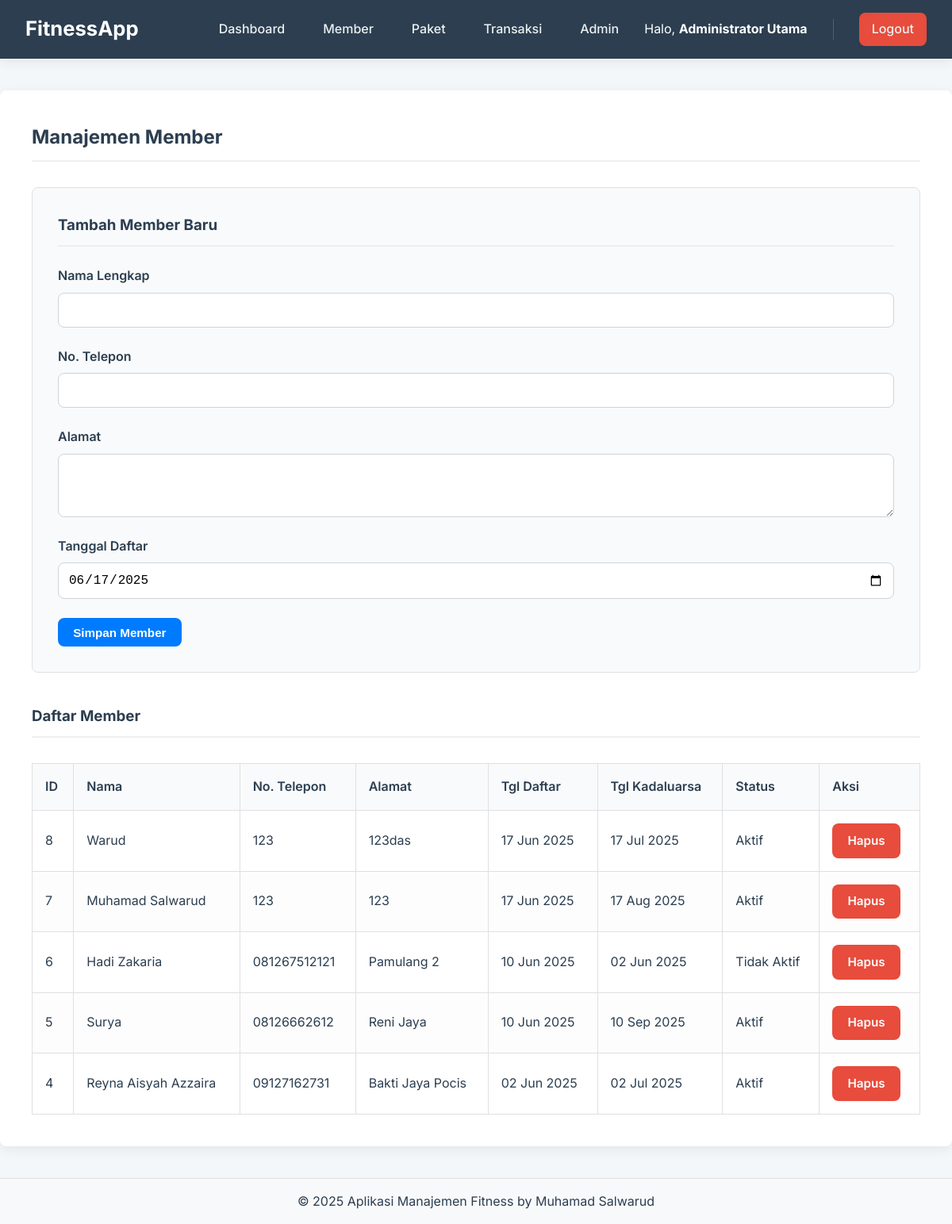
The page /members.php (signed in) on the database its author committed.
### tables this page shows
CREATE TABLE `member` (
  `id_member` int(11) NOT NULL,
  `nama` varchar(100) NOT NULL,
  `no_telepon` varchar(20) DEFAULT NULL,
  `alamat` text DEFAULT NULL,
  `tanggal_daftar` date NOT NULL,
  `tanggal_kadaluarsa` date NOT NULL,
  `status` enum('Aktif','Tidak Aktif') DEFAULT 'Aktif'
);

### members.php (the view, shortened to what this page needs)
<?php
include 'config.php';
include 'header.php';
?>
<h2>Manajemen Member</h2>
<form action="members.php" method="POST">
    <h3>Tambah Member Baru</h3>
    <div class="form-group">
        <label for="nama">Nama Lengkap</label>
        <input type="text" id="nama" name="nama" class="form-control" required>
    </div>
    <div class="form-group">
        <label for="no_telepon">No. Telepon</label>
        <input type="text" id="no_telepon" name="no_telepon" class="form-control" required>
    </div>
    <div class="form-group">
        <label for="alamat">Alamat</label>
        <textarea id="alamat" name="alamat" class="form-control" rows="3"></textarea>
    </div>
    <div class="form-group">
        <label for="tanggal_daftar">Tanggal Daftar</label>
        <input type="date" id="tanggal_daftar" name="tanggal_daftar" class="form-control" value="<?php echo date('Y-m-d'); ?>" required>
    </div>
    <button type="submit" name="add_member" class="btn btn-primary">Simpan Member</button>
</form>
<h3 style="margin-top: 40px;">Daftar Member</h3>
<table>
    <thead>
        <tr>
            <th>ID</th>
            <th>Nama</th>
            <th>No. Telepon</th>
            <th>Alamat</th>
            <th>Tgl Daftar</th>
            <th>Tgl Kadaluarsa</th>
            <th>Status</th>
            <th>Aksi</th>
        </tr>
    </thead>
    <tbody>
        <?php
        $sql = "SELECT id_member, nama, no_telepon, alamat, tanggal_daftar, tanggal_kadaluarsa, status FROM member ORDER BY id_member DESC";
        $result = $conn->query($sql);
        if ($result && $result->num_rows > 0) {
            while($row = $result->fetch_assoc()) {
                echo "<tr>";
                echo "<td>" . $row["id_member"] . "</td>";
                echo "<td>" . htmlspecialchars($row["nama"]) . "</td>";
                echo "<td>" . htmlspecialchars($row["no_telepon"]) . "</td>";
                echo "<td>" . htmlspecialchars($row["alamat"]) . "</td>";
                echo "<td>" . date("d M Y", strtotime($row["tanggal_daftar"])) . "</td>";
                echo "<td>" . date("d M Y", strtotime($row["tanggal_kadaluarsa"])) . "</td>";
                echo "<td>" . $row["status"] . "</td>";
                echo "<td>";
                echo "<a href='members.php?delete=" . $row["id_member"] . "' class='btn btn-danger' onclick='return confirm(\"Apakah Anda yakin ingin menghapus member ini? Ini juga akan menghapus semua riwayat transaksinya.\")'>Hapus</a>";
                echo "</td>";
                echo "</tr>";
            }
        } else {
            echo "<tr><td colspan='8' style='text-align:center;'>Belum ada data member.</td></tr>";
        }
        ?>
    </tbody>
</table>
<?php
include 'footer.php';
?>

### header.php (style rules this page uses)
:root { --primary-color: #007bff; --secondary-color: #6c757d; --dark-color: #2c3e50; --light-color: #ecf0f1; --background-color: #f4f7f9; --white-color: #ffffff; --danger-color: #e74c3c; --success-color: #2ecc71; --border-radius: 8px; --shadow: 0 4px 15px rgba(0, 0, 0, 0.07); }
* { box-sizing: border-box; margin: 0; padding: 0; }
body { font-family: 'Inter', sans-serif; background-color: var(--background-color); color: var(--dark-color); line-height: 1.6; }
h1, h2, h3 { color: var(--dark-color); border-bottom: 2px solid var(--light-color); padding-bottom: 10px; margin-top: 0; margin-bottom: 1.5rem; }
table { width: 100%; border-collapse: collapse; margin-top: 2rem; }
th, td { border: 1px solid #e0e0e0; padding: 1rem; text-align: left; vertical-align: middle; }
th { background-color: #f9fafb; font-weight: 600; }
tr:nth-child(even) { background-color: #fdfdfd; }
.btn { display: inline-block; padding: 0.6rem 1.2rem; font-size: 0.95rem; font-weight: 600; text-align: center; text-decoration: none; border-radius: var(--border-radius); cursor: pointer; border: none; transition: all 0.3s; }
.btn-primary { background-color: var(--primary-color); color: white; }
.btn-danger { background-color: var(--danger-color); color: white; }
form { margin-top: 2rem; padding: 2rem; background-color: #f9fafb; border-radius: var(--border-radius); border: 1px solid #e0e0e0; }
.form-group { margin-bottom: 1.5rem; }
.form-group label { display: block; margin-bottom: .5rem; font-weight: 600; }
.form-control { display: block; width: 100%; padding: 0.75rem; font-size: 1rem; border: 1px solid #ced4da; border-radius: var(--border-radius); transition: border-color 0.2s, box-shadow 0.2s; }

### rows shown on the page
member: id_member "8", nama "Warud", no_telepon "123", alamat "123das", tanggal_daftar "17 Jun 2025", tanggal_kadaluarsa "17 Jul 2025", status "Aktif"
member: id_member "7", nama "Muhamad Salwarud", no_telepon "123", alamat "123", tanggal_daftar "17 Jun 2025", tanggal_kadaluarsa "17 Aug 2025", status "Aktif"
member: id_member "6", nama "Hadi Zakaria", no_telepon "081267512121", alamat "Pamulang 2", tanggal_daftar "10 Jun 2025", tanggal_kadaluarsa "02 Jun 2025", status "Tidak Aktif"
member: id_member "5", nama "Surya", no_telepon "08126662612", alamat "Reni Jaya", tanggal_daftar "10 Jun 2025", tanggal_kadaluarsa "10 Sep 2025", status "Aktif"
member: id_member "4", nama "Reyna Aisyah Azzaira", no_telepon "09127162731", alamat "Bakti Jaya Pocis", tanggal_daftar "02 Jun 2025", tanggal_kadaluarsa "02 Jul 2025", status "Aktif"

### other values the page prints
$_SESSION["nama_lengkap"] "Administrator Utama"
